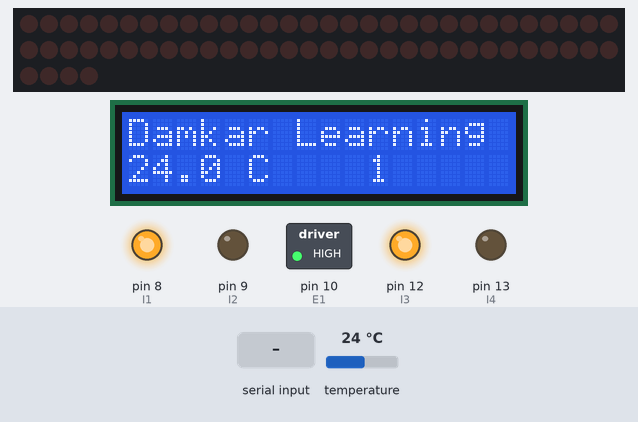
Recording of a sketch running on a simulated Arduino Uno, built with avr-gcc and run on an emulated ATmega328P. Shown: 64 shift-register outputs drawn as a row of LEDs (first output left, lit = HIGH), 16×2 character LCD, switched loads named in the sketch (green lamp = pin HIGH), output pins drawn as LEDs (lit = HIGH). Wiring (inferred from the names in the program): 8 × shift register (74HC595): data pin 3; shift clock pin 4; latch pin 11. Wiring (inferred from the signals the program sends): row of LEDs: on Q0, Q1, Q2, Q3, Q4, Q5, Q6, Q7, Q8, Q9, Q10, Q11, Q12, Q13, Q14, Q15, Q16, Q17, Q18, Q19, Q20, Q21, Q22, Q23, Q24, Q25, Q26, Q27, Q28, Q29, Q30, Q31, Q32, Q33, Q34, Q35, Q36, Q37, Q38, Q39, Q40, Q41, Q42, Q43, Q44, Q45, Q46, Q47, Q48, Q49, Q50, Q51, Q52, Q53, Q54, Q55, Q56, Q57, Q58, Q59, Q60, Q61, Q62, Q63. Inputs (shaded band) come from the test bench; at power-on: temperature 24 °C. Pins used as bus, display or sensor lines are not drawn.

Above: at 2.3 s.
2.4 s: temperature set to 25.6 °C
At 4.3 s:
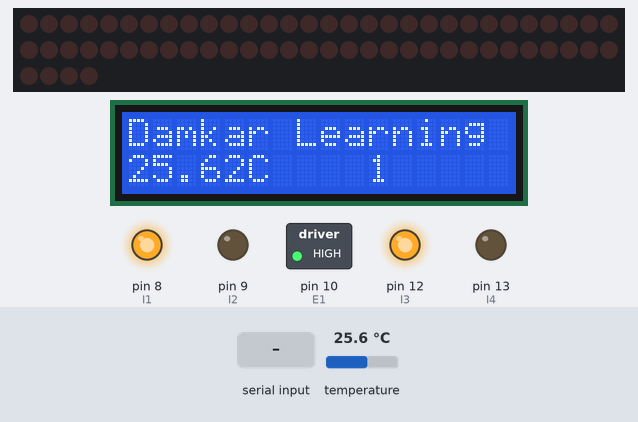
4.7 s: temperature set to 26.8 °C
At 6.1 s:
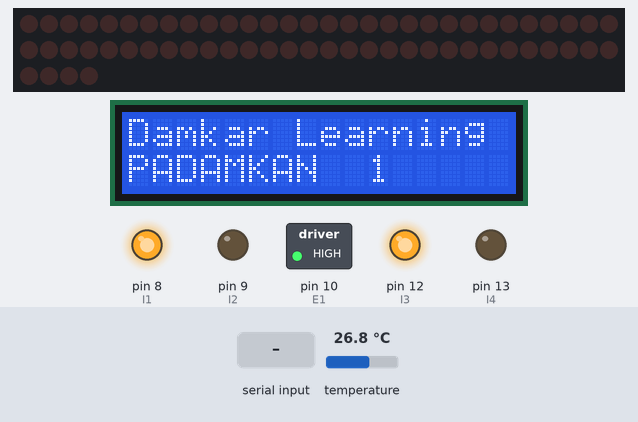
8.9 s: "2\n" received over Serial
At 13.2 s:
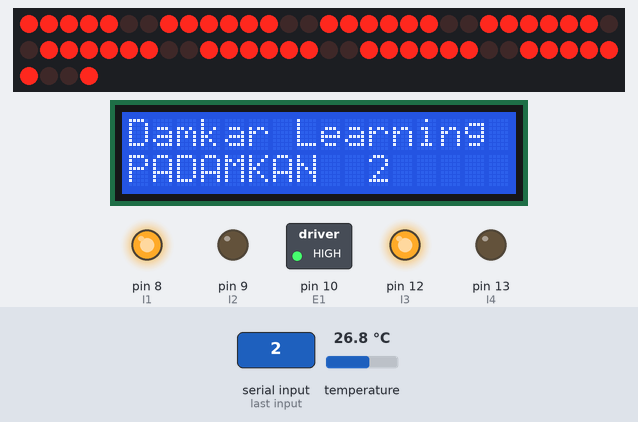
Timing chart, 0 to 14.9 s (numbered marks = the images above; inputs shaded):
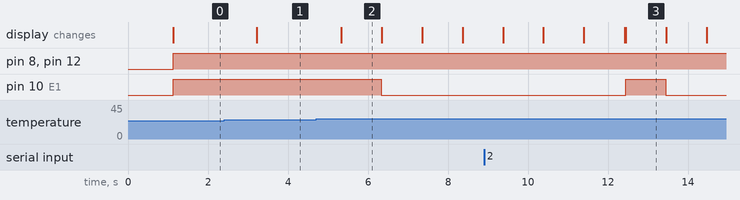

Measured:
- the behaviour switches between 25.9 and 26 °C on temperature (found by bisection; images 1 and 2)
- after the input at 2.4 s, the display: changes after 0.81 s (image 1)
- after the input at 4.7 s, pin 10 (E1): HIGH → LOW after 1.6 s; the display: changes after 0.64 s (image 2)
- after the input at 8.9 s, the display: first differs from a run without the input after 3.5 s (image 3)
- what the display in image 2 shows lasts 1.0 s, from 5.3 s to 6.3 s

The sketch:

main_program.ino
```cpp
#include <OneWire.h>
#include <LiquidCrystal_I2C.h>
#include <Wire.h>

#define datax 3
#define clock 4

#define E1 10  // Enable Pin for Right motor
#define E2 11  // Enable Pin for Left motor

#define I1 8  // Control pin 1 for motor 1
#define I2 9  // Control pin 2 for motor 1
#define I3 12  // Control pin 1 for motor 2
#define I4 13  // Control pin 2 for motor 2

// DS18S20 Temperature chip i/o
OneWire ds(2);  // on pin 2
LiquidCrystal_I2C lcd(0x3F, 2, 1, 0, 4, 5, 6, 7, 3, POSITIVE);

int tempWhole,tempFract,initTemp = 0;
int onlineInput= 1;

byte zero  = B10000001;
byte one   = B11111001;
byte two   = B00100101;
byte three = B00101001;
byte four  = B01011001;
byte five  = B00001011;
byte six   = B00000011;
byte seven = B10111001;
byte eight = B00000001;
byte nine  = B00001001;

void setup() {
    Serial.begin(9600);
    pinMode(E1, OUTPUT);
    pinMode(E2, OUTPUT);

    pinMode(I1, OUTPUT);
    pinMode(I2, OUTPUT);
    pinMode(I3, OUTPUT);
    pinMode(I4, OUTPUT);
    pinMode(I4, OUTPUT);
    pinMode(datax, OUTPUT);
    pinMode(clock, OUTPUT);
    readTemp();
    initTemp = tempWhole;

    lcd.begin(16,2);
    lcd.clear();
    lcd.setCursor(0,0);
    lcd.print("Damkar Learning");


}

void loop() {

    if(Serial.available() > 0){
      //read the whole string until '\n' delimiter is read
      String input = Serial.readStringUntil('\n');
      int val = input.toInt();
      if (val > 0) {
        onlineInput = val;
      }
    }
    readTemp();
    writeTemp();
    //BACA INPUT, masukkan ke onlineInput

    switch (onlineInput) {
      case 1: {
        moveLeft();
        //Tulis 1 di 7 segment
        shiftOut(datax, clock, LSBFIRST, one);
        break;
      }
      case 2: {
        moveForward();
        //Tulis 2 di 7 segment
        shiftOut(datax, clock, LSBFIRST, two);
        break;
      }
      case 3: {
        moveRight();
        //Tulis 3 di 7 segment
        shiftOut(datax, clock, LSBFIRST, three);
        break;
      }
      case 4: {
        moveBackward();
        //Tulis 4 di 7 segment
        shiftOut(datax, clock, LSBFIRST, four);
        break;
      }
      case 5: {
        stopMove();
        //Tulis 5 di 7 segment
        shiftOut(datax, clock, LSBFIRST, five);
        break;
      }
    }
    //End Switch

    if((tempWhole - initTemp)>=2) {
      lcd.setCursor(0,1);
      lcd.print("PADAMKAN");
      delay(1000);
      //Tulis di LCD "PADAMKAN"
      stopMove();
      //Tulis 5 di 7 segment
      int i;
      for (i=5;i>0;i--) {
        printCount(i);
        delay(1000);
        //per detik ganti
      }
      lcd.clear();
      lcd.setCursor(0,1);
      lcd.print("API PADAM");
      delay(1000);
      lcd.clear();
      lcd.setCursor(0,0);
      lcd.print("Damkar Learning");
    }
}

/**
 * PROCEDURES FOR MOTOR
 */
void moveForward(){
    analogWrite(E1, 255); // Run in full speed
    analogWrite(E2, 255); // Run in full speed

    digitalWrite(I1, HIGH);
    digitalWrite(I2, LOW);
    digitalWrite(I3, HIGH);
    digitalWrite(I4, LOW);
}

void moveBackward(){
    analogWrite(E1, 200); // Run in non full speed
    analogWrite(E2, 200); // Run in non full speed

    digitalWrite(I1, LOW);
    digitalWrite(I2, HIGH);
    digitalWrite(I3, LOW);
    digitalWrite(I4, HIGH);
}

void moveLeft(){
    analogWrite(E1, 255); // Run in full speed
    analogWrite(E2, 0);

    digitalWrite(I1, HIGH);
    digitalWrite(I2, LOW);
    digitalWrite(I3, HIGH);
    digitalWrite(I4, LOW);
}

void moveRight(){
    analogWrite(E1, 0);
    analogWrite(E2, 255); // Run in full speed


    digitalWrite(I1, HIGH);
    digitalWrite(I2, LOW);
    digitalWrite(I3, HIGH);
    digitalWrite(I4, LOW);
}

void stopMove() {
    analogWrite(E1, 0);
    analogWrite(E2, 0);

}

void readTemp(){
  //For conversion of raw data to C
  int HighByte, LowByte, TReading, SignBit, Tc_100;

  byte i;
  byte present = 0;
  byte data[12];
  byte addr[8];

  if ( !ds.search(addr)) {
      //Serial.print("No more addresses.\n");
      ds.reset_search();
      return;
  }


  if ( OneWire::crc8( addr, 7) != addr[7]) {
      //Serial.print("CRC is not valid!\n");
      return;
  }


  ds.reset();
  ds.select(addr);
  ds.write(0x44,1);         // start conversion, with parasite power on at the end

  delay(1000);     // maybe 750ms is enough, maybe not
  // we might do a ds.depower() here, but the reset will take care of it.

  present = ds.reset();
  ds.select(addr);
  ds.write(0xBE);         // Read Scratchpad

  for ( i = 0; i < 9; i++) {           // we need 9 bytes
    data[i] = ds.read();
  }

  //Conversion of raw data to C
  LowByte = data[0];
  HighByte = data[1];
  TReading = (HighByte << 8) + LowByte;
  SignBit = TReading & 0x8000;  // test most sig bit
  if (SignBit) // negative
  {
    TReading = (TReading ^ 0xffff) + 1; // 2's comp
  }
  Tc_100 = (6 * TReading) + TReading / 4;    // multiply by (100 * 0.0625) or 6.25

  tempWhole = Tc_100 / 100;  // separate off the whole and fractional portions
  tempFract = Tc_100 % 100;


  if (SignBit) // If its negative
  {
     //Serial.print("-");
  }

  //End conversion to C
}

void writeTemp() {
 //Serial.print(tempWhole);
  //Serial.print(".");
  if (tempFract < 10)
  {
     //Serial.print("0");
  }
  //Serial.print(tempFract);

  //Serial.print("\n");
  lcd.setCursor(0,1);
  lcd.print(tempWhole);
  lcd.setCursor(2,1);
  lcd.print(".");
  lcd.setCursor(3,1);
  lcd.print(tempFract);
  lcd.setCursor(5,1);
  lcd.print("C");
  lcd.setCursor(10,1);
  lcd.print(onlineInput);
}

void printCount(int sec) {
    lcd.setCursor(0,1);
    lcd.print("PADAMKAN");
    lcd.setCursor(10,1);
    lcd.print(sec);
}
```
